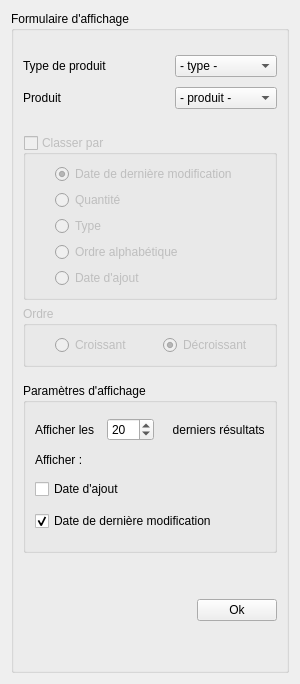
       <widget class="QWidget" name="afficheTab">
        <attribute name="title">
         <string>Affichage</string>
        </attribute>
        <layout class="QVBoxLayout" name="verticalLayout_6">
         <item>
          <widget class="QGroupBox" name="groupBox">
           <property name="title">
            <string>Formulaire d'affichage</string>
           </property>
           <property name="flat">
            <bool>true</bool>
           </property>
           <layout class="QVBoxLayout" name="verticalLayout_7">
            <item>
             <layout class="QVBoxLayout" name="verticalLayout_5">
              <property name="spacing">
               <number>10</number>
              </property>
              <property name="topMargin">
               <number>15</number>
              </property>
              <item>
               <layout class="QHBoxLayout" name="horizontalLayout_2">
                <item>
                 <widget class="QLabel" name="label_5">
                  <property name="text">
                   <string>Type de produit</string>
                  </property>
                 </widget>
                </item>
                <item>
                 <spacer name="horizontalSpacer">
                  <property name="orientation">
                   <enum>Qt::Horizontal</enum>
                  </property>
                  <property name="sizeType">
                   <enum>QSizePolicy::Fixed</enum>
                  </property>
                  <property name="sizeHint" stdset="0">
                   <size>
                    <width>40</width>
                    <height>20</height>
                   </size>
                  </property>
                 </spacer>
                </item>
                <item>
                 <widget class="QComboBox" name="comboBoxAffichageType">
                  <property name="sizePolicy">
                   <sizepolicy hsizetype="Minimum" vsizetype="Fixed">
                    <horstretch>0</horstretch>
                    <verstretch>0</verstretch>
                   </sizepolicy>
                  </property>
                  <item>
                   <property name="text">
                    <string>- type -</string>
                   </property>
                  </item>
                 </widget>
                </item>
               </layout>
              </item>
              <item>
               <layout class="QHBoxLayout" name="horizontalLayout_5">
                <item>
                 <widget class="QLabel" name="label_6">
                  <property name="sizePolicy">
                   <sizepolicy hsizetype="Minimum" vsizetype="Preferred">
                    <horstretch>0</horstretch>
                    <verstretch>0</verstretch>
                   </sizepolicy>
                  </property>
                  <property name="text">
                   <string>Produit</string>
                  </property>
                 </widget>
                </item>
                <item>
                 <spacer name="horizontalSpacer_2">
                  <property name="orientation">
                   <enum>Qt::Horizontal</enum>
                  </property>
                  <property name="sizeType">
                   <enum>QSizePolicy::Fixed</enum>
                  </property>
                  <property name="sizeHint" stdset="0">
                   <size>
                    <width>40</width>
                    <height>20</height>
                   </size>
                  </property>
                 </spacer>
                </item>
                <item>
                 <widget class="QComboBox" name="comboBoxAffichageProduit">
                  <item>
                   <property name="text">
                    <string>- produit -</string>
                   </property>
                  </item>
                 </widget>
                </item>
               </layout>
              </item>
             </layout>
            </item>
            <item>
             <layout class="QVBoxLayout" name="verticalLayout_4">
              <property name="topMargin">
               <number>20</number>
              </property>
              <item>
               <widget class="QGroupBox" name="classementRadioBox">
                <property name="enabled">
                 <bool>false</bool>
                </property>
                <property name="title">
                 <string>Classer par </string>
                </property>
                <property name="flat">
                 <bool>true</bool>
                </property>
                <property name="checkable">
                 <bool>true</bool>
                </property>
                <property name="checked">
                 <bool>false</bool>
                </property>
                <layout class="QVBoxLayout" name="verticalLayout_3">
                 <item>
                  <layout class="QVBoxLayout" name="verticalLayout_10">
                   <property name="leftMargin">
                    <number>20</number>
                   </property>
                   <property name="topMargin">
                    <number>0</number>
                   </property>
                   <item>
                    <widget class="QRadioButton" name="radioButtonClassement1">
                     <property name="text">
                      <string>Date de dernière modification</string>
                     </property>
                     <property name="checked">
                      <bool>true</bool>
                     </property>
                    </widget>
                   </item>
                   <item>
                    <widget class="QRadioButton" name="radioButtonClassement2">
                     <property name="text">
                      <string>Quantité</string>
                     </property>
                    </widget>
                   </item>
                   <item>
                    <widget class="QRadioButton" name="radioButtonClassement3">
                     <property name="text">
                      <string>Type</string>
                     </property>
                    </widget>
                   </item>
                   <item>
                    <widget class="QRadioButton" name="radioButtonClassement4">
                     <property name="text">
                      <string>Ordre alphabétique</string>
                     </property>
                    </widget>
                   </item>
                   <item>
                    <widget class="QRadioButton" name="radioButtonClassement5">
                     <property name="text">
                      <string>Date d'ajout</string>
                     </property>
                     <property name="checked">
                      <bool>false</bool>
                     </property>
                    </widget>
                   </item>
                  </layout>
                 </item>
                </layout>
               </widget>
              </item>
              <item>
               <widget class="QGroupBox" name="ordreRadioBox">
                <property name="enabled">
                 <bool>false</bool>
                </property>
                <property name="title">
                 <string>Ordre</string>
                </property>
                <property name="flat">
                 <bool>true</bool>
                </property>
                <property name="checkable">
                 <bool>false</bool>
                </property>
                <property name="checked">
                 <bool>false</bool>
                </property>
                <layout class="QHBoxLayout" name="horizontalLayout_4">
                 <item>
                  <layout class="QHBoxLayout" name="horizontalLayout_8">
                   <property name="leftMargin">
                    <number>20</number>
                   </property>
                   <property name="topMargin">
                    <number>0</number>
                   </property>
                   <item>
                    <widget class="QRadioButton" name="radioButtonOrdre1">
                     <property name="text">
                      <string>Croissant</string>
                     </property>
                     <property name="checked">
                      <bool>false</bool>
                     </property>
                    </widget>
                   </item>
                   <item>
                    <widget class="QRadioButton" name="radioButtonOrdre2">
                     <property name="text">
                      <string>Décroissant</string>
                     </property>
                     <property name="checked">
                      <bool>true</bool>
                     </property>
                    </widget>
                   </item>
                  </layout>
                 </item>
                </layout>
               </widget>
              </item>
              <item>
               <spacer name="verticalSpacer_7">
                <property name="orientation">
                 <enum>Qt::Vertical</enum>
                </property>
                <property name="sizeType">
                 <enum>QSizePolicy::Fixed</enum>
                </property>
                <property name="sizeHint" stdset="0">
                 <size>
                  <width>20</width>
                  <height>10</height>
                 </size>
                </property>
               </spacer>
              </item>
              <item>
               <widget class="QGroupBox" name="groupBox_4">
                <property name="title">
                 <string>Paramètres d'affichage</string>
                </property>
                <property name="flat">
                 <bool>false</bool>
                </property>
                <property name="checkable">
                 <bool>false</bool>
                </property>
                <property name="checked">
                 <bool>false</bool>
                </property>
                <layout class="QVBoxLayout" name="verticalLayout_2">
                 <item>
                  <layout class="QVBoxLayout" name="verticalLayout">
                   <property name="spacing">
                    <number>12</number>
                   </property>
                   <property name="topMargin">
                    <number>6</number>
                   </property>
                   <property name="bottomMargin">
                    <number>10</number>
                   </property>
                   <item>
                    <layout class="QHBoxLayout" name="horizontalLayout_3">
                     <item>
                      <widget class="QLabel" name="label_7">
                       <property name="text">
                        <string>Afficher les</string>
                       </property>
                      </widget>
                     </item>
                     <item>
                      <widget class="QSpinBox" name="nbTotalResultsSpinBox">
                       <property name="maximumSize">
                        <size>
                         <width>50</width>
                         <height>16777215</height>
                        </size>
                       </property>
                       <property name="maximum">
                        <number>500</number>
                       </property>
                       <property name="value">
                        <number>20</number>
                       </property>
                      </widget>
                     </item>
                     <item>
                      <widget class="QLabel" name="label_10">
                       <property name="text">
                        <string>  derniers résultats</string>
                       </property>
                      </widget>
                     </item>
                    </layout>
                   </item>
                   <item>
                    <widget class="QLabel" name="label_8">
                     <property name="text">
                      <string>Afficher :</string>
                     </property>
                    </widget>
                   </item>
                   <item>
                    <layout class="QVBoxLayout" name="verticalLayout_9">
                     <property name="topMargin">
                      <number>0</number>
                     </property>
                     <item>
                      <widget class="QCheckBox" name="checkBoxDateAjout">
                       <property name="text">
                        <string>Date d'ajout</string>
                       </property>
                       <property name="checked">
                        <bool>false</bool>
                       </property>
                       <property name="tristate">
                        <bool>false</bool>
                       </property>
                      </widget>
                     </item>
                     <item>
                      <widget class="QCheckBox" name="checkBoxUpdate">
                       <property name="text">
                        <string>Date de dernière modification</string>
                       </property>
                       <property name="checked">
                        <bool>true</bool>
                       </property>
                      </widget>
                     </item>
                    </layout>
                   </item>
                  </layout>
                 </item>
                </layout>
               </widget>
              </item>
             </layout>
            </item>
            <item>
             <spacer name="verticalSpacer_8">
              <property name="orientation">
               <enum>Qt::Vertical</enum>
              </property>
              <property name="sizeHint" stdset="0">
               <size>
                <width>20</width>
                <height>40</height>
               </size>
              </property>
             </spacer>
            </item>
            <item>
             <layout class="QHBoxLayout" name="horizontalLayout_6">
              <item>
               <spacer name="horizontalSpacer_3">
                <property name="orientation">
                 <enum>Qt::Horizontal</enum>
                </property>
                <property name="sizeHint" stdset="0">
                 <size>
                  <width>40</width>
                  <height>20</height>
                 </size>
                </property>
               </spacer>
              </item>
              <item>
               <widget class="QPushButton" name="ButtonOkAffichage">
                <property name="sizePolicy">
                 <sizepolicy hsizetype="Fixed" vsizetype="Fixed">
                  <horstretch>0</horstretch>
                  <verstretch>0</verstretch>
                 </sizepolicy>
                </property>
                <property name="text">
                 <string>Ok</string>
                </property>
                <property name="shortcut">
                 <string>Return</string>
                </property>
               </widget>
              </item>
             </layout>
            </item>
            <item>
             <spacer name="verticalSpacer">
              <property name="orientation">
               <enum>Qt::Vertical</enum>
              </property>
              <property name="sizeHint" stdset="0">
               <size>
                <width>20</width>
                <height>40</height>
               </size>
              </property>
             </spacer>
            </item>
           </layout>
          </widget>
         </item>
        </layout>
       </widget>
